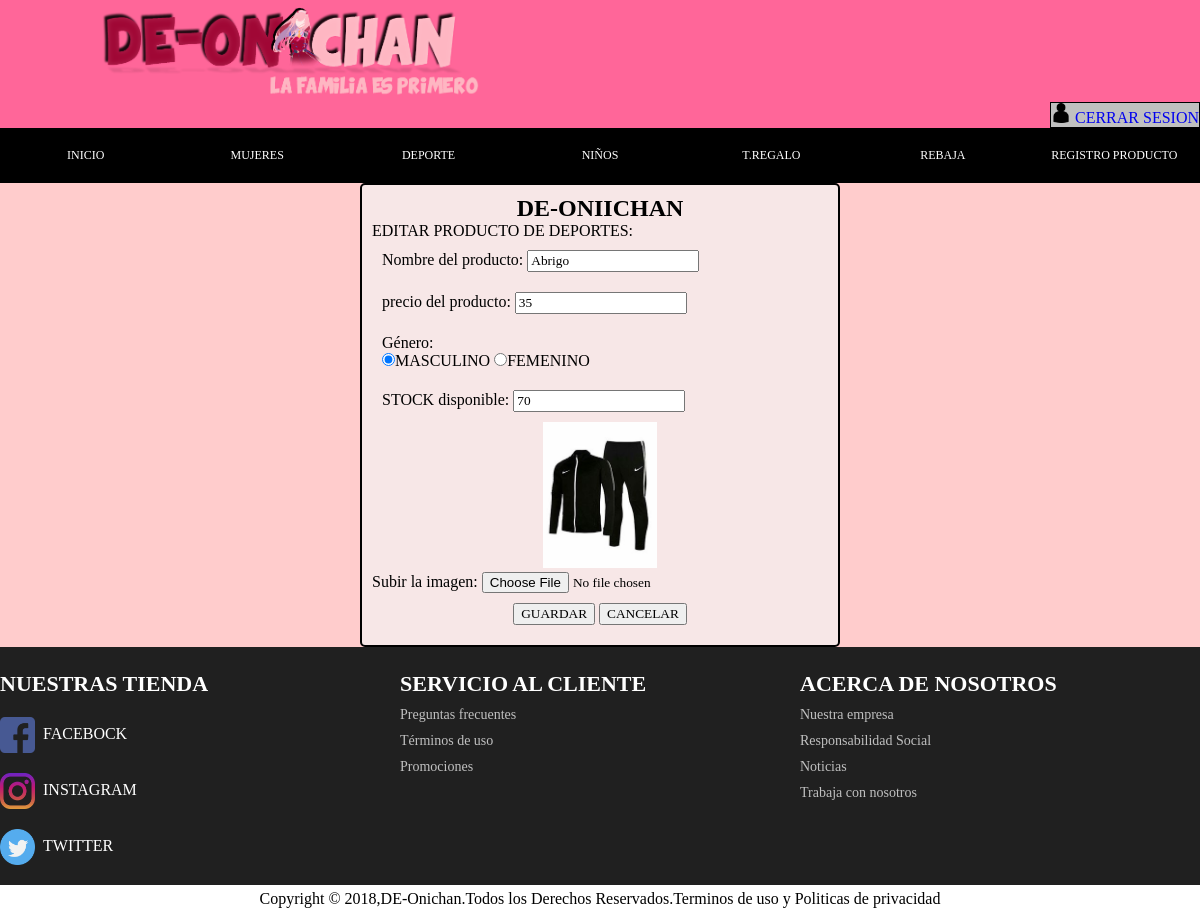
Screenshot of /index.php?c=deporte&a=mostrar&id=27 (signed in) with the database file from the repository.
### tables this page shows
CREATE TABLE `deportes` (
  `id_producto` int(11) NOT NULL,
  `nombre_producto` varchar(100) NOT NULL,
  `precio` double NOT NULL,
  `imagen` varchar(250) NOT NULL,
  `genero` varchar(150) NOT NULL,
  `stock` int(11) NOT NULL
);

### controllers/DeporteController.php (called while the page is built, shortened)
<?php
require_once 'models/DeporteModel.php';
class DeporteController {
    private $model;
    public function __construct() {
        $this->model = new DeporteModel();
    }
    public function  mostrar(){
        $id = htmlentities($_GET['id']);
        $depor = $this->model->consultaXId($id);
         require_once 'views/deporte/deporteEditarView.php';
    }
}

### config/Conexion.php (called while the page is built)
<?php
class Conexion{
    public static function getConexion(){
        $database_username = 'root';
        $database_password = '';
        $dbname="pruebausuarios";
        $dsn = 'mysql:host=localhost;dbname=' . $dbname;
        $conexion = null;
        try{
            $conexion = new PDO($dsn, $database_username, $database_password );
        }catch(Exception $e){
                echo $e;
                die("error " . $e->getMessage());
        }
        return $conexion;
    }
}

### models/DeporteModel.php (called while the page is built, shortened)
<?php
require_once 'config/Conexion.php';
class DeporteModel {
    private $con;
    public function __construct() {
        $this->con = Conexion::getConexion();
    }
    public function consultaXId($id) {
        $sql = "SELECT * FROM deportes where id_producto=:id";
        $stmt = $this->con->prepare($sql);
        $data = ['id' => $id];
        $stmt->execute($data);
        $resultados = $stmt->fetch(PDO::FETCH_ASSOC);
        return $resultados;
    }
}

### views/deporte/deporteEditarView.php (the view, shortened to what this page needs)
<?php require_once 'views/partials/encabezado.php'; ?>
<form action="index.php?c=Deporte&a=editar" " method="post" enctype="multipart/form-data" onsubmit=" return validar()"  >
<div class="formularios">
            <h2  style="text-align: center;">DE-ONIICHAN</h2>
  <p>     EDITAR PRODUCTO DE DEPORTES:<br> </p>
    <div class="formItem">
        <label>Nombre del producto:</label>
       <input type="text" name="nombre" value="<?php echo $depor['nombre_producto']; ?>"><br>
    </div>
    <div class="formItem">
        <label>precio del producto:</label>
        <input type="text" name="precio"  value="<?php echo $depor['precio'];?>"><br>
    </div>
    <div class="formItem">
        <label>Género:</label><br>
       <?php
          $checkF="";
          $checkM = "";
       if ($depor['genero'] == "masculino") {
        $checkM = "checked";
          } if ($depor['genero'] == "femenino") {
        $checkF = "checked";
          } ?>
        <input type="radio" name="genero" value="masculino" <?php echo $checkM ?>/>MASCULINO
        <input type="radio" name="genero" value="femenino" <?php echo $checkF ?>/>FEMENINO<br>
    </div>
  <div class="formItem">
        <label>STOCK disponible:</label>
        <input type="number" name="stock" min="0" value="<?php echo $depor['stock']; ?>"><br>
    </div>
<div style="text-align: center;" id="preview">
    <img style=" width: 25%; height:25%;" src="<?php echo $depor['imagen'];?> " alt="Camisa"/>
 </div>
  <div>
        <label>Subir la imagen:</label>
        <input type="file"  name="archivosubido"  id="archivosubido"  accept=".jpeg, .jpg" onechange="cambiarIMG()"">
  </div>
 <div class="formItem" style="text-align: center;">
  <input type="submit" value="GUARDAR">
  <input type="reset" value="CANCELAR">
  </div>
 </div>
</form>
  <?php require_once 'views/partials/piedepagina.php'; ?>

### assets/css/cssmenuybase/menuestilo.css (style rules this page uses)
* { margin: 0; font-family:cursive; }
body { background:#ffcccc; }

### assets/css/cssrebajas/EstilosRebajas.css (style rules this page uses)
* { font-family: Montserrat,sans-serif; }

### assets/css/cssregistro/cssregistro.css (style rules this page uses)
.formularios { border: 2px solid black; border-radius: 15px; padding: 10px; background: whitesmoke; width: 80%; margin: 0 auto; margin-top: 5%; }
*, *::before, *::after { box-sizing: border-box; }

### views/partials/encabezado.php (style rules this page uses)
* { margin: 0; font-family:cursive; }

### views/deporte/deporteEditarView.php (style rules this page uses)
.formularios { border: 2px solid black; border-radius: 5px; padding: 10px; background: #F7E7E7; width: 40%; margin: 0 auto; }
.formItem { padding: 10px; }

### rows the page displays
deportes: nombre "Abrigo", precio "35", stock "70", imagen (picture)
